Frame 1 (no input): blank canvas, image omitted
Frame 60 (the mouse pressed at the canvas centre just before this capture): blank canvas, image omitted
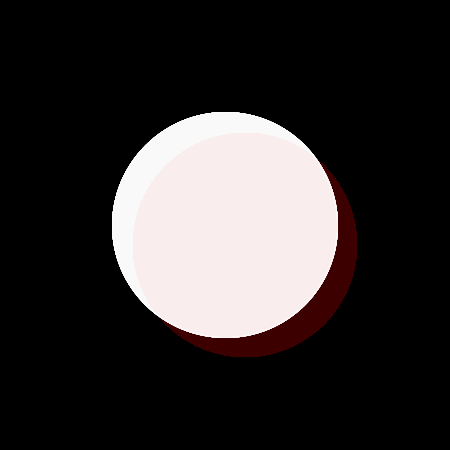
Frame 120 (the mouse held since frame 60 and released just before this capture)

The Processing sketch whose frames 1 and 60 were blank and that drew this single picture after the mouse press (run headless with seeded random() and noise(); from frame 60 on, the mouse is pressed at the canvas centre):

// Processing sketch: processing_60643
// ── processing_60643.pde

int grenze = 225;

void setup(){
  smooth();
  size(450,450);
   background(0);
}
 
 
void draw(){
 
 
if(grenze < mouseX && grenze < mouseY){
  
  smooth();
  fill(255,1);
  ellipse(mouseX, mouseY, mouseX, mouseY);

  stroke(255,2,2,1);
  noFill();
  ellipse(mouseX, mouseY, mouseX, mouseY);

  if(mousePressed){
   fill(255,20);
   noStroke();
   ellipse(mouseX, mouseY, mouseX, mouseY);}


}else{
 
   noStroke();
   fill(255,2,2,1);
   ellipse(mouseX+20, mouseY+20, mouseX, mouseY);


   stroke(255,50);
   noFill();
   ellipse(mouseX, mouseY, mouseX, mouseY);

 
 
   if(mousePressed){
     smooth();
   fill(255,20);
   noStroke();
   ellipse(mouseX, mouseY, mouseX, mouseY);



  }

}}
